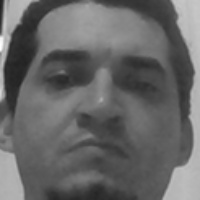
#> input picture lab/imagens/faces/amostras/13.jpg, 200 x 200 px, given in place of the camera
$ jupyter execute --allow-errors FaceRecognition.ipynb   (shell and % lines are left out)   (text cells are left out)
#> lines starting #> are read from the running program, lines starting #| are printed output that depends on the picture; after the words box and inside, x2 and y2 are one past the last pixel; in counts of white or black regions, pixels touching at a corner belong together; long printed decimals are rounded
[cell 1]
import cv2
print(cv2.__version__)

import numpy as np

import matplotlib.pyplot as plt
import matplotlib.image as mpimg
from matplotlib.pyplot import figure


plt.style.use('seaborn')

[cell 2]
import cv2
import numpy as np

face_classifier = cv2.CascadeClassifier('classificadores/haarcascade_frontalface_default.xml')

# Extrator de faces
def face_extractor(img):
    gray = cv2.cvtColor(img,cv2.COLOR_BGR2GRAY)
    faces = face_classifier.detectMultiScale(gray, 1.2, 5)

    if faces is ():
        return None

    for (x,y,w,h) in faces:
        cropped_face = img[y:y+h, x:x+w]

    return cropped_face

cap = cv2.VideoCapture(0)
count = 0

# Coletar 100 exemplos de um determinado rosto
while True:
    ret, frame = cap.read()
#> frame is the input picture: shape (200, 200, 3); min 32, max 254, mean 103.3
    if ret:
        cv2.imshow("Amostra", frame)
        if face_extractor(frame) is not None:
#> in face_extractor, `faces = face_classifier.detectMultiScale(gray, 1.2, 5)`: faces = [[15, 10, 170, 170]]
#> the loop in face_extractor, `for (x,y,w,h) in faces:` made 1 pass
#> pass 1, in face_extractor, `cropped_face = img[y:y+h, x:x+w]`:
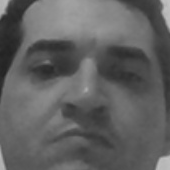
#> cropped_face: shape (170, 170, 3); min 34, max 194, mean 96.9
            count += 1
#> count = 1
            face = cv2.resize(face_extractor(frame), (200, 200))
#> the loop in face_extractor (call 2), `for (x,y,w,h) in faces:` made 1 pass
            face = cv2.cvtColor(face, cv2.COLOR_BGR2GRAY)
#> face: shape (200, 200)

            file_name_path = 'imagens/faces/amostras/' + str(count) + '.jpg'
#> file_name_path = 'imagens/faces/amostras/1.jpg'
            cv2.imwrite(file_name_path, face)

            # Put count on images and display live count
            cv2.putText(face, str(count), (50, 50), cv2.FONT_HERSHEY_SIMPLEX, 1, (255,255,255), 2)
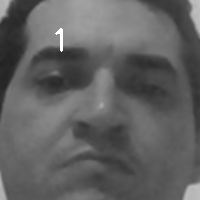
#> face: shape (200, 200); min 34, max 255, mean 97.1
            cv2.imshow('Rosto Normalizado', face)

        if cv2.waitKey(1) == 13 or count == 100: #13 is the Enter Key
#> (key Esc is pressed here)
            break

cap.release()
cv2.destroyAllWindows()
print("Colega de amostras completado")

[cell 3]
#-----------------------------------------------------------------------------
#TREINANDO O MODELO
#-----------------------------------------------------------------------------
import cv2
import numpy as np
from os import listdir
from os.path import isfile, join

# Carregando exemplos de arquivos previamente coletados
data_path = 'imagens/faces/amostras/'
onlyfiles = [f for f in listdir(data_path) if isfile(join(data_path, f))]

training_data, labels = [], []

# Lendo as imagens e associando a um label
for i, files in enumerate(onlyfiles):
    image_path = data_path + onlyfiles[i]
    images = cv2.imread(image_path, cv2.IMREAD_GRAYSCALE)
#> images: shape (200, 200); min 34, max 193, mean 96.8
    training_data.append(images)
    labels.append(0)

# Criando uma matriz da lista de labels
labels = np.asarray(labels, dtype=np.int32)

# Treinamento do modelo
model = cv2.face.EigenFaceRecognizer_create()
model.train(training_data, np.array(labels))

print("Modelo treinado com sucesso.")

persons = {0: "Aneilson"}

#-----------------------------------------------------------------------------
#IMPLEMENTANDO O MODELO
#-----------------------------------------------------------------------------


def face_detector(img):
    gray = cv2.cvtColor(img,cv2.COLOR_BGR2GRAY)
    faces = face_classifier.detectMultiScale(gray, 1.1, 5)
#> faces = [[15, 10, 171, 171]]
    if faces is ():
        return img, [], 0, 0
    for (x,y,w,h) in faces:
        cv2.rectangle(img,(x,y),(x+w,y+h),(0,255,255),2)
        roi = img[y:y+h, x:x+w]
        roi = cv2.resize(roi, (200, 200))
#> this loop made 1 pass
#> pass 1, in face_detector, `roi = img[y:y+h, x:x+w]`:
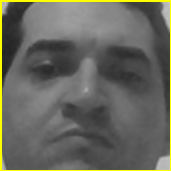
#> roi: shape (171, 171, 3); mean B, G, R 93.4, 102.3, 102.3
#> after the loop:
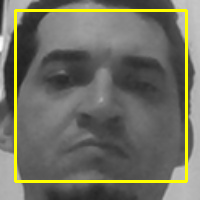
#> img: shape (200, 200, 3); 5.12% of pixels changed, all inside (x1, y1, x2, y2) = (14, 9, 188, 183)
    return img, roi, x, y

cap = cv2.VideoCapture(0)

while True:
    ret, frame = cap.read()
    image, face, x, y = face_detector(frame)
#> x = 15; y = 10

    try:
        face = cv2.cvtColor(face, cv2.COLOR_BGR2GRAY)
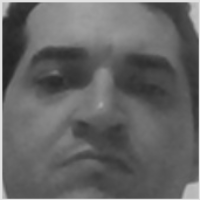
#> face: shape (200, 200); min 34, max 226, mean 101.3
        results = model.predict(face)
#> results = (0, 1374)

        print(results)
#| (0, 1374.019)

        if x > 0:
            display_string = "Dist. " + str(int(results[1])) + ' ' + persons[results[0]]
#> display_string = 'Dist. 1374 Aneilson'
            cv2.putText(image, display_string, (x, y-20), cv2.FONT_HERSHEY_DUPLEX, 1, (255,120,150), 2)

        if int(results[1]) < 40:
            cv2.putText(image, "Reconhecido com sucesso", (x, y-50), cv2.FONT_HERSHEY_DUPLEX, 1, (0,255,0), 2)
            cv2.imshow('Face Recognition', image)
        else:
            cv2.putText(image, "Nao reconhecido", (250, 450), cv2.FONT_HERSHEY_DUPLEX, 1, (0,0,255), 2)
            cv2.imshow('Face Recognition', image)
    except:
        cv2.putText(image, "Rosto nao identificado", (220, 120) , cv2.FONT_HERSHEY_DUPLEX, 1, (0,0,255), 2)
        cv2.putText(image, "Nao reconhecido", (250, 450), cv2.FONT_HERSHEY_DUPLEX, 1, (0,0,255), 2)
        cv2.imshow('Face Recognition', image )

    if cv2.waitKey(1) == 13: #13 is the Enter Key
#> (key Esc is pressed here)
        break

cap.release()
cv2.destroyAllWindows()

[cell 4]
#-----------------------------------------------------------------------------
#TREINANDO O MODELO
#-----------------------------------------------------------------------------
import cv2
import numpy as np
from os import listdir
from os.path import isfile, join

# Carregando exemplos de arquivos previamente coletados
data_path = 'imagens/faces/amostras/'
onlyfiles = [f for f in listdir(data_path) if isfile(join(data_path, f))]

training_data, labels = [], []

# Lendo as imagens e associando a um label
for i, files in enumerate(onlyfiles):
    image_path = data_path + onlyfiles[i]
    images = cv2.imread(image_path, cv2.IMREAD_GRAYSCALE)
    training_data.append(images)
    labels.append(0)

# Criando uma matriz da lista de labels
labels = np.asarray(labels, dtype=np.int32)

# Treinamento do modelo
model = cv2.face.FisherFaceRecognizer_create()
#> (the rest of this cell did not finish here and is left out)

[cell 5]
#-----------------------------------------------------------------------------
#TREINANDO O MODELO
#-----------------------------------------------------------------------------
import cv2
import numpy as np
from os import listdir
from os.path import isfile, join

# Carregando exemplos de arquivos previamente coletados
data_path = 'imagens/faces/amostras/'
onlyfiles = [f for f in listdir(data_path) if isfile(join(data_path, f))]

training_data, labels = [], []

# Lendo as imagens e associando a um label
for i, files in enumerate(onlyfiles):
    image_path = data_path + onlyfiles[i]
    images = cv2.imread(image_path, cv2.IMREAD_GRAYSCALE)
    training_data.append(images)
    labels.append(0)

# Criando uma matriz da lista de labels
labels = np.asarray(labels, dtype=np.int32)

# Treinamento do modelo
model = cv2.face.LBPHFaceRecognizer_create()
model.train(training_data, np.array(labels))

print("Modelo treinado com sucesso.")

persons = {0: "Aneilson"}

#-----------------------------------------------------------------------------
#IMPLEMENTANDO O MODELO
#-----------------------------------------------------------------------------

def face_detector(img):
    gray = cv2.cvtColor(img,cv2.COLOR_BGR2GRAY)
    faces = face_classifier.detectMultiScale(gray, 1.1, 5)
#> faces = [[15, 10, 171, 171]]
    if faces is ():
        return img, [], 0, 0
    for (x,y,w,h) in faces:
        cv2.rectangle(img,(x,y),(x+w,y+h),(0,255,255),2)
        roi = img[y:y+h, x:x+w]
        roi = cv2.resize(roi, (200, 200))
    return img, roi, x, y

cap = cv2.VideoCapture(0)

while True:
    ret, frame = cap.read()
    image, face, x, y = face_detector(frame)

    try:
        face = cv2.cvtColor(face, cv2.COLOR_BGR2GRAY)
        results = model.predict(face)
#> results = (0, 13.85)

        print(results)
#| (0, 13.854)

        if x > 0:
            display_string = "Dist. " + str(int(results[1])) + ' ' + persons[results[0]]
#> display_string = 'Dist. 13 Aneilson'
            cv2.putText(image, display_string, (x, y-20), cv2.FONT_HERSHEY_DUPLEX, 1, (255,120,150), 2)

        if int(results[1]) < 40:
            cv2.putText(image, "Reconhecido com sucesso", (x, y-50), cv2.FONT_HERSHEY_DUPLEX, 1, (0,255,0), 2)
            cv2.imshow('Face Recognition', image)
        else:
            cv2.putText(image, "Nao reconhecido", (250, 450), cv2.FONT_HERSHEY_DUPLEX, 1, (0,0,255), 2)
            cv2.imshow('Face Recognition', image)
    except:
        cv2.putText(image, "Rosto nao identificado", (220, 120) , cv2.FONT_HERSHEY_DUPLEX, 1, (0,0,255), 2)
        cv2.putText(image, "Nao reconhecido", (250, 450), cv2.FONT_HERSHEY_DUPLEX, 1, (0,0,255), 2)
        cv2.imshow('Face Recognition', image )

    if cv2.waitKey(1) == 13: #13 is the Enter Key
#> (key Esc is pressed here)
        break

cap.release()
cv2.destroyAllWindows()
